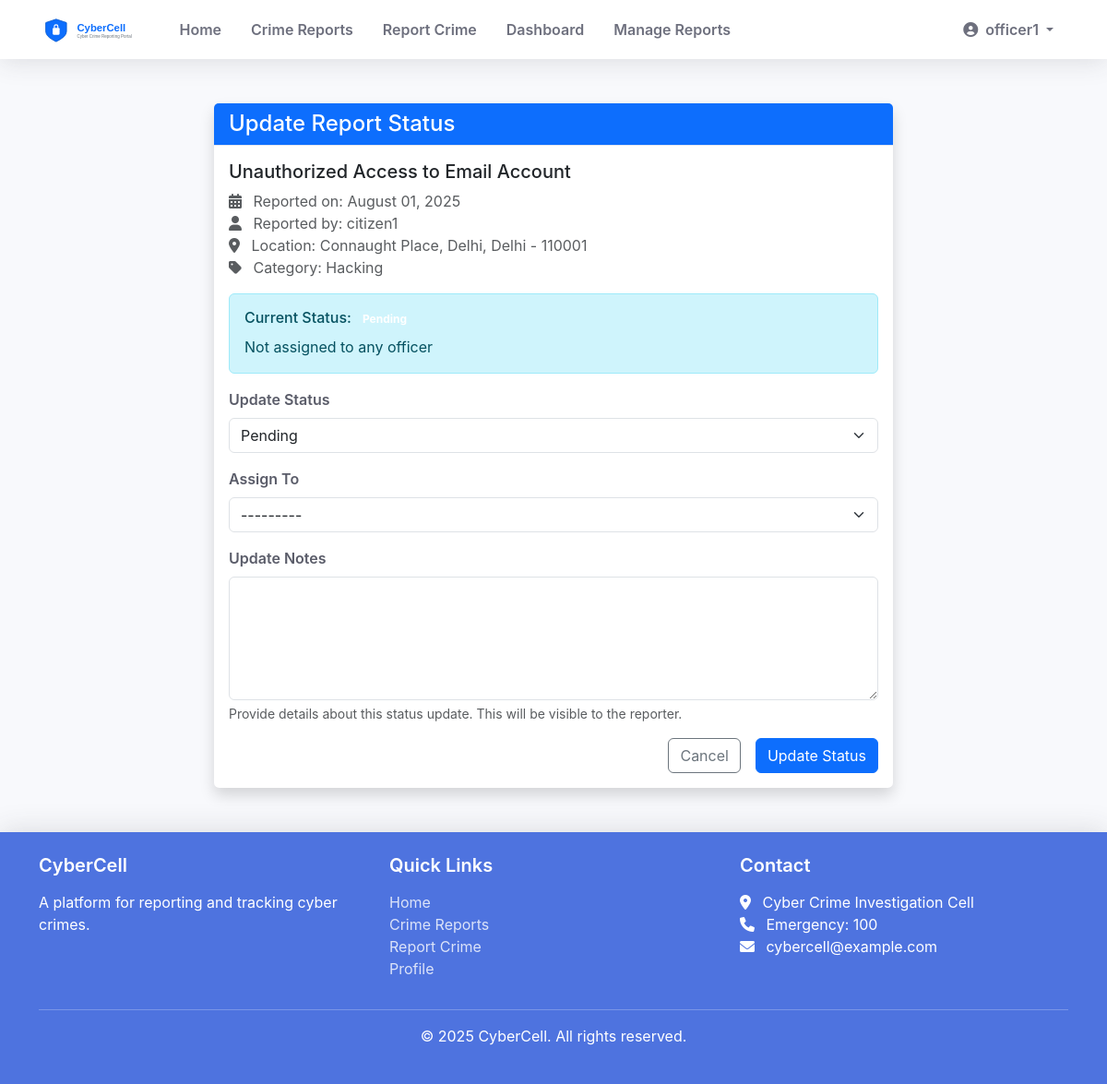
Page /update-report/2/ (signed in) on the committed database.
### crime_report/models.py (models this page shows, shortened)
class CrimeReport(models.Model):
    STATUS_CHOICES = (
        ('pending', 'Pending'),
        ('investigating', 'Under Investigation'),
        ('resolved', 'Resolved'),
        ('closed', 'Closed'),
    )
    title = models.CharField(max_length=200)
    description = models.TextField()
    date_of_crime = models.DateField()
    time_of_crime = models.TimeField(null=True, blank=True)
    location = models.ForeignKey(Location, on_delete=models.CASCADE)
    category = models.ForeignKey(CrimeCategory, on_delete=models.CASCADE)
    reported_by = models.ForeignKey(User, on_delete=models.CASCADE, related_name='reported_crimes')
    reported_on = models.DateTimeField(default=timezone.now)
    status = models.CharField(max_length=20, choices=STATUS_CHOICES, default='pending')
    evidence_file = models.FileField(
        upload_to='evidence/',
        null=True,
        blank=True,
        validators=[validate_file_extension, validate_file_size, validate_file_content]
    )
    assigned_to = models.ForeignKey(
        User,
        on_delete=models.SET_NULL,
        null=True,
        blank=True,
        related_name='assigned_crimes',
        limit_choices_to={'profile__user_type__in': ['police', 'admin']}
    )
    def can_update_status(self, user):
        """Check if user can update the status"""
        return user.profile.user_type in ['police', 'admin']
    class Meta:
        ordering = ['-reported_on']
        permissions = [
            ("can_assign_cases", "Can assign cases to officers"),
            ("can_update_status", "Can update case status"),
            ("can_view_all_cases", "Can view all cases"),
        ]

class Location(models.Model):
    city = models.CharField(max_length=100)
    state = models.CharField(max_length=100)
    area = models.CharField(max_length=100)
    pincode = models.CharField(
        max_length=10,
        validators=[RegexValidator(
            regex=r'^\d{6}$',
            message='Pincode must be 6 digits'
        )]
    )
    def __str__(self):
        return f"{self.area}, {self.city}, {self.state} - {self.pincode}"
    class Meta:
        ordering = ['state', 'city', 'area']
        unique_together = ['city', 'state', 'area', 'pincode']

class CrimeCategory(models.Model):
    name = models.CharField(max_length=100, unique=True)
    description = models.TextField(blank=True, null=True)
    class Meta:
        verbose_name_plural = "Crime Categories"
        ordering = ['name']

### crime_report/views.py (the view)
# urls.py: path('update-report/<int:pk>/', views.update_report_status, name='update_report_status'),
@login_required
@police_or_admin_required
def update_report_status(request, pk):
    crime = get_object_or_404(CrimeReport, pk=pk)
    update_only = request.GET.get('update_only') == 'true'
    if request.method == 'POST':
        with transaction.atomic():
            if update_only:
                update_form = CrimeUpdateForm(request.POST)
                if update_form.is_valid():
                    update = update_form.save(commit=False)
                    update.crime_report = crime
                    update.updated_by = request.user
                    update.save()
                    messages.success(request, 'Case update added successfully!')
                    return redirect('crime_detail', pk=pk)
            else:
                status_form = CrimeStatusUpdateForm(request.POST, instance=crime)
                update_form = CrimeUpdateForm(request.POST)
                if status_form.is_valid() and update_form.is_valid():
                    status_form.save()
                    update = update_form.save(commit=False)
                    update.crime_report = crime
                    update.updated_by = request.user
                    update.save()
                    messages.success(request, 'Report status and update added successfully!')
                    return redirect('crime_detail', pk=pk)
    else:
        status_form = CrimeStatusUpdateForm(instance=crime)
        update_form = CrimeUpdateForm()
    context = {
        'crime': crime,
        'status_form': status_form,
        'update_form': update_form,
        'update_only': update_only
    }
    return render(request, 'crime_report/update_report_status.html', context)

### crime_report/forms.py (shortened to what this page needs)
class CrimeStatusUpdateForm(forms.ModelForm):
    class Meta:
        model = CrimeReport
        fields = ('status', 'assigned_to')
        widgets = {
            'status': forms.Select(attrs={'class': 'form-control'}),
            'assigned_to': forms.Select(attrs={'class': 'form-control'}),
        }
    def __init__(self, *args, **kwargs):
        super().__init__(*args, **kwargs)
        self.fields['assigned_to'].queryset = User.objects.filter(
            profile__user_type__in=['police', 'admin']
        )

class CrimeUpdateForm(forms.ModelForm):
    class Meta:
        model = CrimeUpdate
        fields = ('update_text',)
        widgets = {
            'update_text': forms.Textarea(attrs={'class': 'form-control', 'rows': 3}),
        }

### templates/crime_report/update_report_status.html (shortened to what this page needs)
{% extends 'crime_report/base.html' %}
{% block content %}
<div class="container py-5">
    <div class="row">
        <div class="col-md-8 mx-auto">
            <div class="card shadow">
                <div class="card-header bg-primary text-white">
                    <h4 class="mb-0">Update Report Status</h4>
                </div>
                <div class="card-body">
                    <h5 class="card-title">{{ crime.title }}</h5>
                    <p class="text-muted">
                        <i class="fas fa-calendar-alt me-2"></i> Reported on: {{ crime.reported_on|date:"F d, Y" }}<br>
                        <i class="fas fa-user me-2"></i> Reported by: {{ crime.reported_by.username }}<br>
                        <i class="fas fa-map-marker-alt me-2"></i> Location: {{ crime.location }}<br>
                        <i class="fas fa-tag me-2"></i> Category: {{ crime.category.name }}
                    </p>
                    <div class="alert alert-info">
                        <h6 class="alert-heading">Current Status: <span class="badge bg-{{ crime.status|lower }}">{{ crime.get_status_display }}</span></h6>
                        {% if crime.assigned_to %}
                            <p class="mb-0">Assigned to: {{ crime.assigned_to.username }}</p>
                        {% else %}
                            <p class="mb-0">Not assigned to any officer</p>
                        {% endif %}
                    </div>
                    <form method="post">
                        <div class="mb-3">
                            <label for="id_status" class="form-label">Update Status</label>
                            {{ status_form.status|safe }}
                        </div>
                        <div class="mb-3">
                            <label for="id_assigned_to" class="form-label">Assign To</label>
                            {{ status_form.assigned_to|safe }}
                        </div>
                        <div class="mb-3">
                            <label for="id_update_text" class="form-label">Update Notes</label>
                            {{ update_form.update_text|safe }}
                            <div class="form-text">Provide details about this status update. This will be visible to the reporter.</div>
                        </div>
                        <div class="d-grid gap-2 d-md-flex justify-content-md-end">
                            <a href="{% url 'crime_detail' crime.pk %}" class="btn btn-outline-secondary me-md-2">Cancel</a>
                            <button type="submit" class="btn btn-primary">Update Status</button>
                        </div>
                    </form>
                </div>
            </div>
        </div>
    </div>
</div>
{% endblock %}

### templates/crime_report/base.html (shortened to what this page needs)
<!DOCTYPE html>
<html lang="en">
<head>
    {% load static %}
    <link href="https://cdn.jsdelivr.net/npm/bootstrap@5.3.0-alpha1/dist/css/bootstrap.min.css" rel="stylesheet">
    <link rel="stylesheet" href="https://cdnjs.cloudflare.com/ajax/libs/font-awesome/6.0.0/css/all.min.css">
    <link rel="stylesheet" href="{% static 'css/style.css' %}">
</head>
<body>
    <nav class="navbar navbar-expand-lg navbar-custom">
        <div class="container">
            <a class="navbar-brand" href="{% url 'home' %}">
                <img src="{% static 'img/logo.svg' %}" alt="CyberCell Logo" height="30" class="d-inline-block align-top me-2">
            </a>
            <div class="collapse navbar-collapse" id="navbarNav">
                <ul class="navbar-nav me-auto">
                    <li class="nav-item">
                        <a class="nav-link" href="{% url 'home' %}">Home</a>
                    </li>
                    <li class="nav-item">
                        <a class="nav-link" href="{% url 'crime_list' %}">Crime Reports</a>
                    </li>
                    {% if user.is_authenticated %}
                        <li class="nav-item">
                            <a class="nav-link" href="{% url 'report_crime' %}">Report Crime</a>
                        </li>
                        {% if user.profile.user_type == 'admin' or user.profile.user_type == 'police' %}
                            <li class="nav-item">
                                <a class="nav-link" href="{% url 'admin_dashboard' %}">Dashboard</a>
                            </li>
                            <li class="nav-item">
                                <a class="nav-link" href="{% url 'manage_reports' %}">Manage Reports</a>
                            </li>
                        {% endif %}
                    {% endif %}
                </ul>
                <ul class="navbar-nav">
                    {% if user.is_authenticated %}
                        <li class="nav-item dropdown">
                            <a class="nav-link dropdown-toggle" href="#" id="navbarDropdown" role="button" data-bs-toggle="dropdown">
                                <i class="fas fa-user-circle me-1"></i> {{ user.username }}
                            </a>
                        </li>
                    {% endif %}
                </ul>
            </div>
        </div>
    </nav>
    {% block content %}{% endblock %}
    <footer class="footer">
        <div class="container">
            <div class="row">
                <div class="col-md-4">
                    <h5>CyberCell</h5>
                    <p>A platform for reporting and tracking cyber crimes.</p>
                </div>
                <div class="col-md-4">
                    <h5>Quick Links</h5>
                    <ul class="list-unstyled">
                        <li><a href="{% url 'home' %}">Home</a></li>
                        <li><a href="{% url 'crime_list' %}">Crime Reports</a></li>
                        {% if user.is_authenticated %}
                            <li><a href="{% url 'report_crime' %}">Report Crime</a></li>
                            <li><a href="{% url 'profile' %}">Profile</a></li>
                        {% else %}
                            <li><a href="{% url 'login' %}">Login</a></li>
                            <li><a href="{% url 'register' %}">Register</a></li>
                        {% endif %}
                    </ul>
                </div>
                <div class="col-md-4">
                    <h5>Contact</h5>
                    <address>
                        <i class="fas fa-map-marker-alt me-2"></i> Cyber Crime Investigation Cell<br>
                        <i class="fas fa-phone me-2"></i> Emergency: 100<br>
                        <i class="fas fa-envelope me-2"></i> cybercell@example.com
                    </address>
                </div>
            </div>
            <hr class="bg-light">
            <div class="text-center">
                <p>&copy; {% now "Y" %} CyberCell. All rights reserved.</p>
            </div>
        </div>
    </footer>
    <link rel="stylesheet" href="https://cdn.jsdelivr.net/npm/flatpickr/dist/flatpickr.min.css">
</body>
</html>

### static/css/style.css (style rules this page uses)
:root { --primary-color: #4e73df; --secondary-color: #858796; --success-color: #1cc88a; --info-color: #36b9cc; --warning-color: #f6c23e; --danger-color: #e74a3b; --light-color: #f8f9fc; --dark-color: #5a5c69; }
body { font-family: 'Nunito', -apple-system, BlinkMacSystemFont, "Segoe UI", Roboto, "Helvetica Neue", Arial, sans-serif; background-color: #f8f9fc; }
.navbar-brand img { max-height: 40px; }
.navbar-custom { background-color: #fff; box-shadow: 0 0.15rem 1.75rem 0 rgba(58, 59, 69, 0.15); }
.navbar-custom .navbar-nav .nav-item .nav-link { color: #6e707e; padding: 0.75rem 1rem; font-weight: 600; transition: all 0.2s ease-in-out; }
.footer { background-color: var(--primary-color); color: white; box-shadow: 0 -0.15rem 1.75rem 0 rgba(58, 59, 69, 0.15); padding: 1.5rem 0; }
.footer h5 { font-weight: 600; margin-bottom: 1rem; }
.footer a { color: rgba(255, 255, 255, 0.8); text-decoration: none; transition: color 0.2s ease; }
.card { border: none; border-radius: 0.35rem; box-shadow: 0 0.15rem 1.75rem 0 rgba(58, 59, 69, 0.1); }
.card .card-header { background-color: #f8f9fc; border-bottom: 1px solid #e3e6f0; }
.form-label { font-weight: 600; color: var(--dark-color); }

### rows in the picture
CrimeReport: title "Unauthorized Access to Email Account", reported_on "August 01, 2025", reported_by.username "citizen1", location "Connaught Place, Delhi, Delhi - 110001", category.name "Hacking", status "Pending", assigned_to "---------"

### other values in the picture
{{ user.username }} "officer1"
